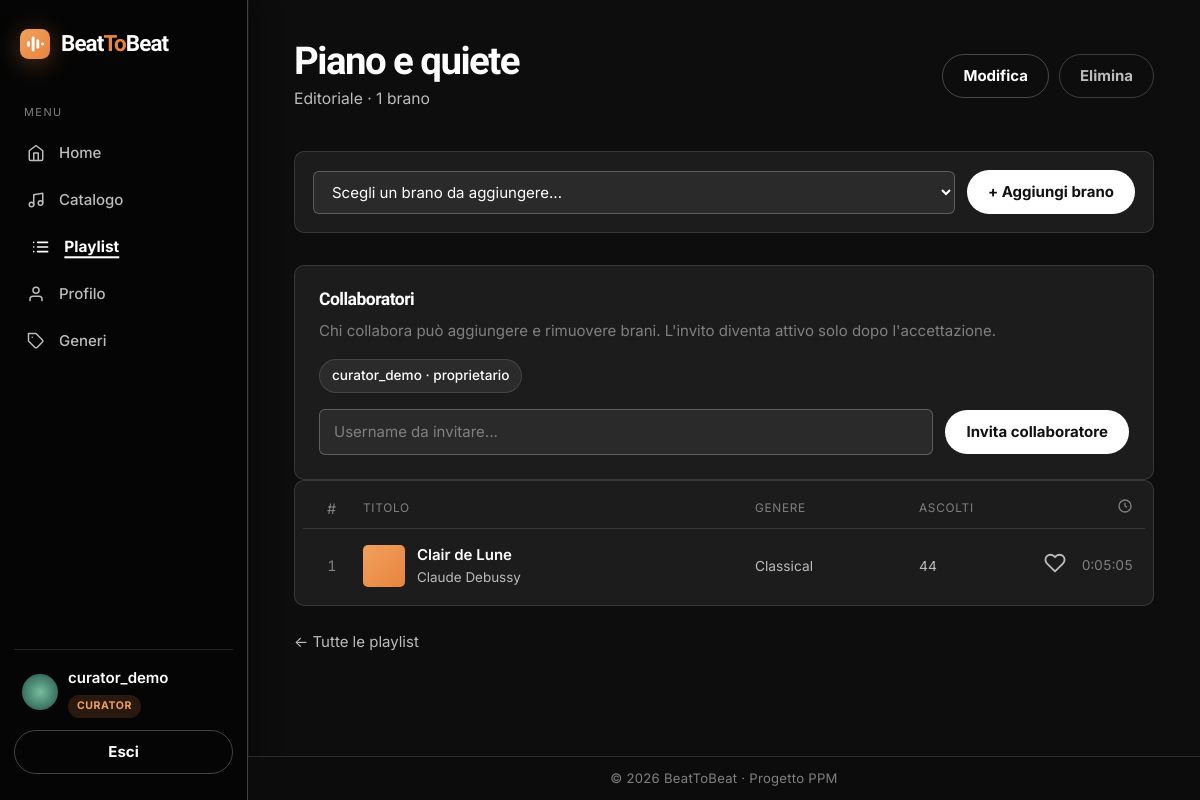
Screenshot of /music/playlists/38/ (signed in) with the database file from the repository.
### accounts/models.py (models this page shows, shortened)
class CustomUser(AbstractUser):
    class Role(models.TextChoices):
        LISTENER = 'listener', 'Listener'
        CURATOR = 'curator', 'Curator'
        MODERATOR = 'moderator', 'Moderator'
    role = models.CharField(
        max_length=20,
        choices=Role.choices,
        default=Role.LISTENER,
    )
    bio = models.TextField(blank=True)
    birth_date = models.DateField(null=True, blank=True)
    favorite_genre = models.ForeignKey(
        'music.Genre',
        on_delete=models.SET_NULL,
        null=True,
        blank=True,
        related_name='fans',
    )
    avatar_image = models.FileField(
        upload_to='avatars/',
        blank=True,
        null=True,
        validators=[FileExtensionValidator(allowed_extensions=['jpg', 'jpeg', 'png', 'gif', 'webp'])],
    )
    AVATAR_COLORS = ['#f0803c', '#e0a15e', '#81b29a', '#6a8ec9', '#b07ba0', '#c96a6a']
    @property
    def is_curator(self):
        return self.role == self.Role.CURATOR or self.is_superuser
    @property
    def is_moderator(self):
        return self.role == self.Role.MODERATOR or self.is_superuser

### music/models.py (models this page shows, shortened)
class Playlist(models.Model):
    name = models.CharField(max_length=150)
    owner = models.ForeignKey(
        settings.AUTH_USER_MODEL,
        on_delete=models.CASCADE,
        related_name='playlists',
    )
    songs = models.ManyToManyField(
        Song,
        related_name='playlists',
        blank=True,
    )
    is_public = models.BooleanField(default=False)
    is_editorial = models.BooleanField(default=False)
    followers = models.ManyToManyField(
        settings.AUTH_USER_MODEL,
        related_name='saved_playlists',
        blank=True,
    )
    collaborators = models.ManyToManyField(
        settings.AUTH_USER_MODEL,
        related_name='collaborative_playlists',
        blank=True,
    )
    pending_collaborators = models.ManyToManyField(
        settings.AUTH_USER_MODEL,
        related_name='playlist_invitations',
        blank=True,
    )
    class Meta:
        ordering = ['name']
    def can_edit(self, user):
        if not user.is_authenticated:
            return False
        return (
            user == self.owner
            or user.is_superuser
            or self.collaborators.filter(pk=user.pk).exists()
        )

class Song(models.Model):
    title = models.CharField(max_length=200)
    artist = models.CharField(max_length=200)
    genre = models.ForeignKey(
        Genre,
        on_delete=models.PROTECT,
        related_name='songs',
    )
    added_by = models.ForeignKey(
        settings.AUTH_USER_MODEL,
        on_delete=models.CASCADE,
        related_name='added_songs',
    )
    duration = models.DurationField(blank=True, null=True)
    story = models.TextField(
        blank=True,
        help_text='Un breve racconto sul brano, mostrato nella sua pagina.',
    )
    audio_file = models.FileField(
        upload_to='audio/',
        blank=True,
        null=True,
        validators=[FileExtensionValidator(allowed_extensions=['mp3', 'wav', 'ogg', 'm4a'])],
    )
    likes = models.ManyToManyField(
        settings.AUTH_USER_MODEL,
        related_name='liked_songs',
        blank=True,
    )
    play_count = models.PositiveIntegerField(default=0)
    created_at = models.DateTimeField(auto_now_add=True)
    class Meta:
        ordering = ['-created_at', 'id']

class Genre(models.Model):
    name = models.CharField(max_length=100, unique=True)
    description = models.TextField(blank=True)
    class Meta:
        ordering = ['name']

### music/views.py (the view)
# urls.py: path('playlists/<int:pk>/', views.PlaylistDetailView.as_view(), name='playlist_detail'),
class PlaylistDetailView(LoginRequiredMixin, DetailView):
    model = Playlist
    template_name = 'music/playlists/detail.html'
    context_object_name = 'playlist'
    def get_queryset(self):
        return Playlist.objects.filter(
            Q(owner=self.request.user)
            | Q(collaborators=self.request.user)
            | Q(is_public=True)
            | Q(is_editorial=True)
        ).distinct()
    def get_context_data(self, **kwargs):
        context = super().get_context_data(**kwargs)
        can_edit = self.object.can_edit(self.request.user)
        context['can_edit'] = can_edit
        if can_edit:
            context['available_songs'] = Song.objects.exclude(playlists=self.object)
        return context

### templates/music/playlists/detail.html (shortened to what this page needs)
{% extends 'base.html' %}
{% block content %}
<div class="page-header">
	<div>
		<h1 class="page-title">{{ playlist.name }}</h1>
		<div class="page-subtitle">
			{% if playlist.is_editorial %}Editoriale{% elif playlist.is_public %}Pubblica{% else %}Privata{% endif %}
			· {{ playlist.songs.count }} bran{{ playlist.songs.count|pluralize:"o,i" }}
		</div>
	</div>
	<div class="actions">
		{% if playlist.owner == user %}
		<a class="btn btn-ghost" href="{% url 'music:playlist_update' playlist.pk %}">Modifica</a>
		<a class="btn btn-danger" href="{% url 'music:playlist_delete' playlist.pk %}">Elimina</a>
		{% endif %}
	</div>
</div>
{% if can_edit and available_songs %}
<div class="search-bar">
	<form method="post" action="{% url 'music:playlist_add_song' playlist.pk %}" class="filter-row">
		<select name="song_id" required>
			<option value="" disabled selected>Scegli un brano da aggiungere...</option>
		</select>
		<button type="submit" class="btn btn-accent">+ Aggiungi brano</button>
	</form>
</div>
{% endif %}
{% if playlist.owner == user or playlist.collaborators.all %}
<div class="panel mt-3">
	<h3>Collaboratori</h3>
	<p class="text-muted mb-2">Chi collabora può aggiungere e rimuovere brani. L'invito diventa attivo solo dopo l'accettazione.</p>
	<div class="collab-list">
		<span class="collab-chip owner">{{ playlist.owner.username }} · proprietario</span>
	</div>
	{% if playlist.owner == user %}
	<form method="post" action="{% url 'music:invite_collaborator' playlist.pk %}" class="filter-row mt-2">
		<input type="text" name="username" placeholder="Username da invitare..." aria-label="Username del collaboratore" required>
		<button type="submit" class="btn btn-accent">Invita collaboratore</button>
	</form>
	{% endif %}
</div>
{% endif %}
{% if playlist.songs.all %}
{% include 'partials/track_list.html' with songs=playlist.songs.all remove_playlist=playlist can_remove=can_edit %}
{% else %}
<div class="empty">
	Playlist vuota.{% if playlist.owner == user %} Aggiungi brani dal <a href="{% url 'music:song_list' %}">catalogo</a>.{% endif %}
</div>
{% endif %}
<p class="mt-3"><a class="muted-link" href="{% url 'music:playlist_list' %}">← Tutte le playlist</a></p>
{% endblock %}

### templates/base.html (shortened to what this page needs)
{% load static %}
<!DOCTYPE html>
<html lang="it">
<head>
	<link rel="stylesheet" href="{% static 'css/style.css' %}">
</head>
<body>
	{% block layout %}
	<div class="app-shell">
		<aside class="sidebar">
			<a class="brand" href="{% url 'pages:home' %}">{% include 'partials/logo.html' %}<span>Beat<span class="beat-accent">To</span>Beat</span></a>
			<nav>
				<div class="nav-section-label">Menu</div>
				<a class="nav-item-link {% if request.path == '/' %}active{% endif %}" href="{% url 'pages:home' %}">
					<span class="nav-icon"><svg viewBox="0 0 24 24" fill="none" stroke="currentColor" stroke-width="2" stroke-linecap="round" stroke-linejoin="round"><path d="M3 9l9-7 9 7v11a2 2 0 0 1-2 2H5a2 2 0 0 1-2-2z"/><path d="M9 22V12h6v10"/></svg></span><span class="nav-label">Home</span>
				</a>
				{% if user.is_authenticated %}
				<a class="nav-item-link {% if '/music/songs' in request.path %}active{% endif %}" href="{% url 'music:song_list' %}">
					<span class="nav-icon"><svg viewBox="0 0 24 24" fill="none" stroke="currentColor" stroke-width="2" stroke-linecap="round" stroke-linejoin="round"><path d="M9 18V5l12-2v13"/><circle cx="6" cy="18" r="3"/><circle cx="18" cy="16" r="3"/></svg></span><span class="nav-label">Catalogo</span>
				</a>
				<a class="nav-item-link {% if '/music/playlists' in request.path %}active{% endif %}" href="{% url 'music:playlist_list' %}">
					<span class="nav-icon"></span><span class="nav-label">Playlist</span>
				</a>
				<a class="nav-item-link {% if '/accounts/profile' in request.path %}active{% endif %}" href="{% url 'accounts:profile' %}">
					<span class="nav-icon"><svg viewBox="0 0 24 24" fill="none" stroke="currentColor" stroke-width="2" stroke-linecap="round" stroke-linejoin="round"><path d="M20 21v-2a4 4 0 0 0-4-4H8a4 4 0 0 0-4 4v2"/><circle cx="12" cy="7" r="4"/></svg></span><span class="nav-label">Profilo</span>
				</a>
				{% if user.is_curator %}
				<a class="nav-item-link {% if '/music/genres' in request.path %}active{% endif %}" href="{% url 'music:genre_list' %}">
					<span class="nav-icon"><svg viewBox="0 0 24 24" fill="none" stroke="currentColor" stroke-width="2" stroke-linecap="round" stroke-linejoin="round"><path d="M20.59 13.41l-7.17 7.17a2 2 0 0 1-2.83 0L2 12V2h10l8.59 8.59a2 2 0 0 1 0 2.82z"/><line x1="7" y1="7" x2="7.01" y2="7"/></svg></span><span class="nav-label">Generi</span>
				</a>
				{% endif %}
				{% endif %}
			</nav>
			<div class="sidebar-footer">
				{% if user.is_authenticated %}
				<div class="user-box">
					{% include 'partials/avatar.html' with profile_user=user %}
					<div>
						<div class="user-name">{{ user.username }}</div>
						{% if user.is_superuser %}
						<span class="role-badge admin">Admin</span>
						{% elif user.role == 'curator' %}
						<span class="role-badge curator">Curator</span>
						{% elif user.role == 'moderator' %}
						<span class="role-badge moderator">Moderator</span>
						{% else %}
						<span class="role-badge listener">Listener</span>
						{% endif %}
					</div>
				</div>
				<form method="post" action="{% url 'accounts:logout' %}">
					<button type="submit" class="btn btn-ghost btn-block">Esci</button>
				</form>
				{% else %}
				<a class="btn btn-accent btn-block" href="{% url 'accounts:login' %}">Accedi</a>
				<a class="btn btn-ghost btn-block mt-2" href="{% url 'accounts:signup' %}">Registrati</a>
				{% endif %}
			</div>
		</aside>
		<main class="content-area">
			{% block content %}{% endblock %}
			<footer class="site-footer">© 2026 BeatToBeat · Progetto PPM</footer>
		</main>
	</div>
	{% endblock %}
</body>
</html>

### templates/partials/avatar.html
{% if profile_user.avatar_image %}
<span class="avatar {{ size }}"><img src="{{ profile_user.avatar_image.url }}" alt="{{ profile_user.username }}"></span>
{% else %}
<span class="avatar {{ size }}" style="background-color: {{ profile_user.avatar_color }};">{{ profile_user.initial }}</span>
{% endif %}

### templates/partials/track_list.html (shortened to what this page needs)
<div class="track-list">
	<div class="track-head">
		<div class="track-idx">#</div>
		<div>Titolo</div>
		<div class="track-genre-h">Genere</div>
		<div class="track-plays-h">Ascolti</div>
		<div class="track-dur-h">
			<svg viewBox="0 0 24 24" fill="none" stroke="currentColor" stroke-width="2"><circle cx="12" cy="12" r="9"/><path d="M12 7v5l3 2"/></svg>
		</div>
	</div>
	{% for song in songs %}
	<div class="track-row">
		<div class="track-idx">
			<span class="track-num">{{ forloop.counter }}</span>
		</div>
		<div class="track-title-cell">
			<div class="track-thumb"></div>
			<div class="track-titles">
				<a href="{% url 'music:song_detail' song.pk %}" class="track-name">{{ song.title }}</a>
				<div class="track-sub">{{ song.artist }}</div>
			</div>
		</div>
		<div class="track-genre">{{ song.genre.name }}</div>
		<div class="track-plays">{{ song.play_count }}</div>
		<div class="track-end">
			{% include 'partials/like_button.html' %}
			<span class="track-dur">{{ song.duration|default:"—" }}</span>
		</div>
	</div>
	{% endfor %}
</div>

### templates/partials/like_button.html (shortened to what this page needs)
<form method="post" action="{% url 'music:toggle_like_song' song.pk %}" class="like-form">
	<button type="submit" class="like-btn {% if user in song.likes.all %}liked{% endif %}" title="Mi piace">
		<svg class="heart-icon heart-outline" viewBox="0 0 24 24" fill="none" stroke="currentColor" stroke-width="2" stroke-linecap="round" stroke-linejoin="round"><path d="M20.84 4.61a5.5 5.5 0 0 0-7.78 0L12 5.67l-1.06-1.06a5.5 5.5 0 0 0-7.78 7.78l1.06 1.06L12 21.23l7.78-7.78 1.06-1.06a5.5 5.5 0 0 0 0-7.78z"/></svg>
	</button>
</form>

### rows the page displays
CustomUser: avatar_image (picture), username "curator_demo"
Playlist: name "Piano e quiete", songs.count "1", owner.username "curator_demo"
Song: title "Clair de Lune", artist "Claude Debussy", genre.name "Classical", play_count "44", duration "0:05:05"
